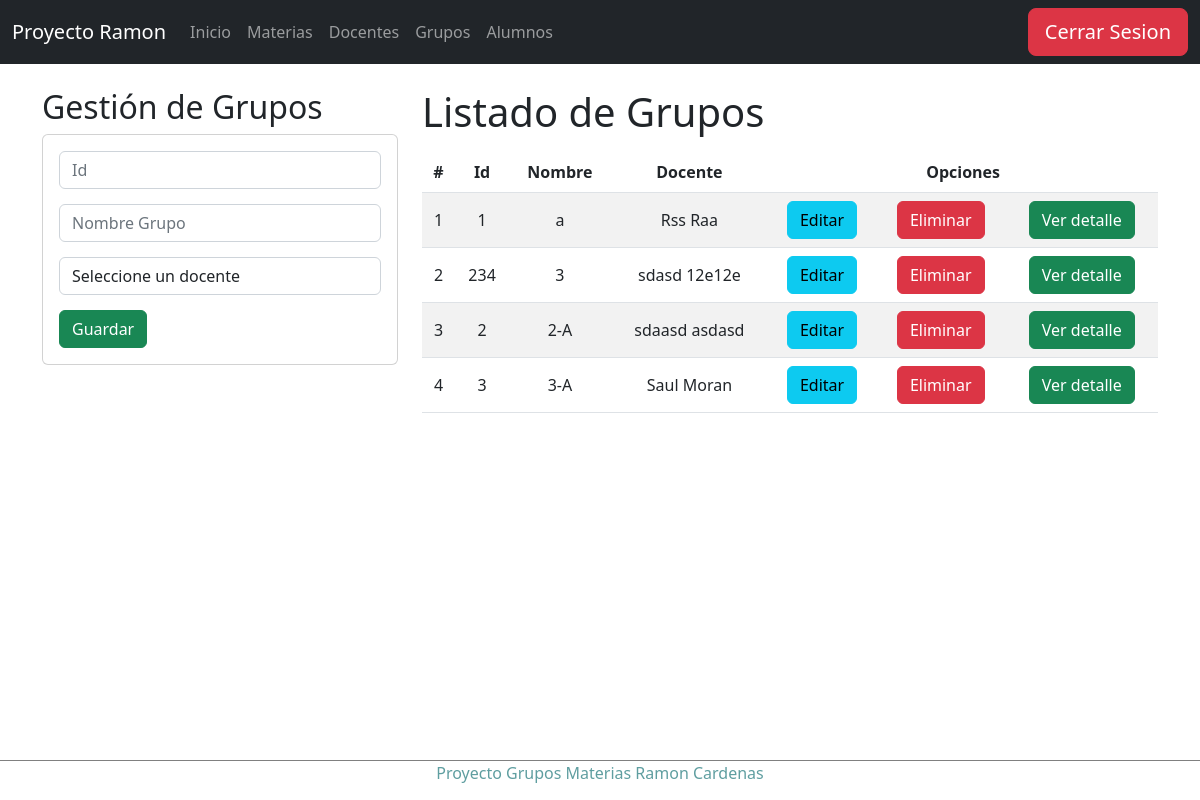
The page /grupos (signed in) on the database as committed earlier.
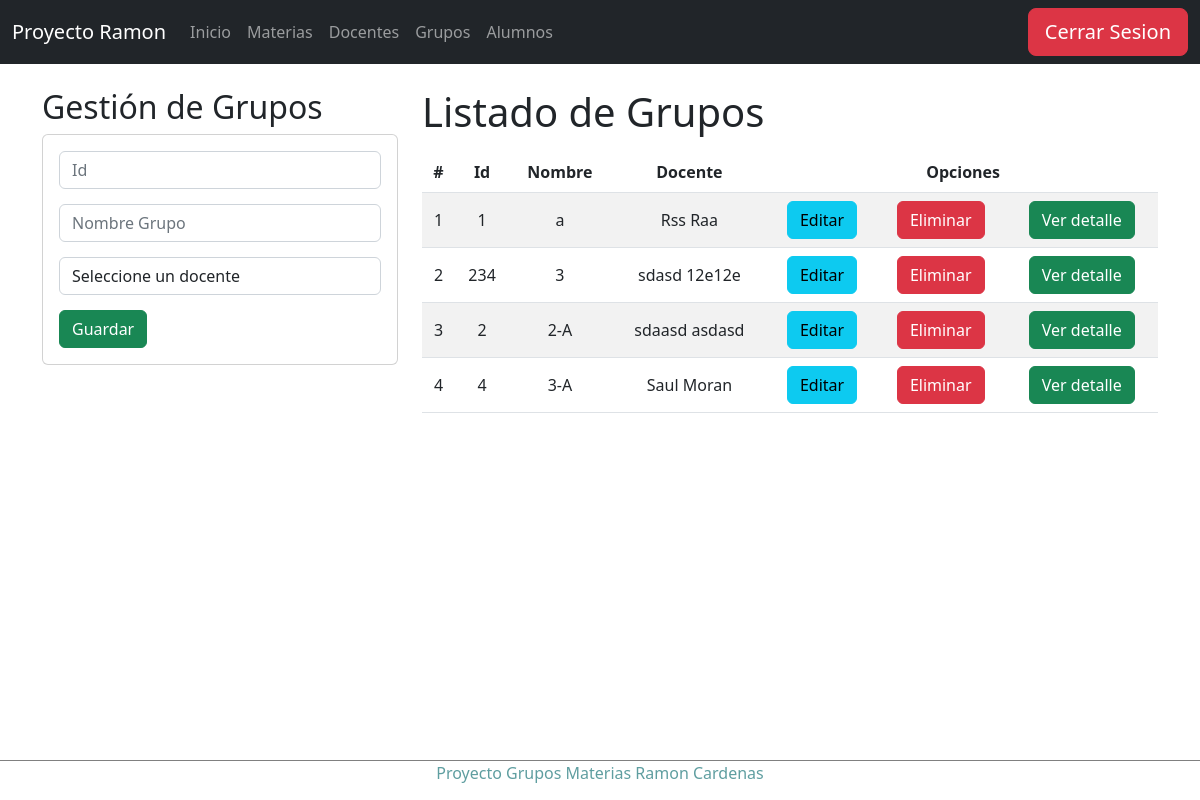
The same page on the database as committed later.
### Apps/Horario/models.py (models this page shows, shortened)
class Grupo(models.Model):
    idGrupo=models.CharField(primary_key=True,max_length=6)
    nombreGrupo=models.CharField(max_length=50)
    idDocente=models.ForeignKey(Docente, on_delete=models.SET_NULL,null=True,default=0, unique=True)

class Docente(models.Model):
    idDocente=models.CharField(primary_key=True,max_length=6)
    nombreDocente=models.CharField(max_length=50)
    apellidoDocente=models.CharField(max_length=50)

### Apps/Horario/views.py (the view)
# urls.py: path('grupos',views.grupos),
@login_required
def grupos(request):
    grupos = Grupo.objects.all()
    docentes = Docente.objects.all()
    return render(request, "grupos/gestionGrupos.html", {"grupos":grupos,"docentes":docentes})

### Apps/Horario/templates/grupos/gestionGrupos.html (shortened to what this page needs)
{% extends "../base.html" %}
{% block body %}
<div class="row">
    <div class="col-sm-12 col-md-6 col-lg-4 col-xl-4">
        <h2>Gestión de Grupos</h2>
        <div class="card">
            <div class="card-body">
                <form action="/registrarGrupo/" method="POST">{% csrf_token %}
                    <div class="form-group">
                        <input type="text" id="idGrupo" name="idGrupo" class="form-control" placeholder="Id"
                            minlength="1" maxlength="6" required>
                    </div>
                    <div class="form-group">
                        <input type="text" id="nombreGrupo" name="nombreGrupo" class="form-control"
                            placeholder="Nombre Grupo" maxlength="50" required>
                    </div>
                    <div class="form-group">
                        <select id="idDocente" name="idDocente" class="form-control" required>
                            <option value="-1" disabled selected>Seleccione un docente</option>
                        </select>
                    </div>
                    <div class="form-group">
                        <button type="submit" class="btn btn-success btn-block text-white">Guardar</button>
                    </div>
                </form>
            </div>
        </div>
    </div>
    <div class="col-sm-12 col-md-6 col-lg-8 col-xl-8">
        <h1>Listado de Grupos</h1>
        <div class="table-responsive py-2">
            <table class="table table-striped">
                <thead>
                    <tr>
                        <th>#</th>
                        <th>Id</th>
                        <th>Nombre</th>
                        <th>Docente</th>
                        <th colspan="3">Opciones</th>
                    </tr>
                </thead>
                <tbody>
                    {% for g in grupos %}
                    <tr>
                        <td>{{forloop.counter}}</td>
                        <td>{{g.idGrupo}}</td>
                        <td>{{g.nombreGrupo}}</td>
                        <td>{{g.idDocente.nombreDocente}} {{g.idDocente.apellidoDocente}}</td>
                        <td><a href="edicionGrupo/{{g.idGrupo}}" class="btn btn-info">Editar</a></td>
                        <td><a href="eliminarGrupo/{{g.idGrupo}}" class="btn btn-danger btnEliminacion">Eliminar</a>
                        </td>
                        <td><a href="detalleGrupo/{{g.idGrupo}}" class="btn btn-success">Ver detalle</a></td>
                    </tr>
                    {% endfor %}
                </tbody>
            </table>
        </div>
    </div>
</div>
{% endblock %}

Rows that differ between the two databases and show on the page:
removed Grupo: idGrupo "3", nombreGrupo "3-A", idDocente.nombreDocente "Saul", idDocente.apellidoDocente "Moran"
added Grupo: idGrupo "4", nombreGrupo "3-A", idDocente.nombreDocente "Saul", idDocente.apellidoDocente "Moran"
